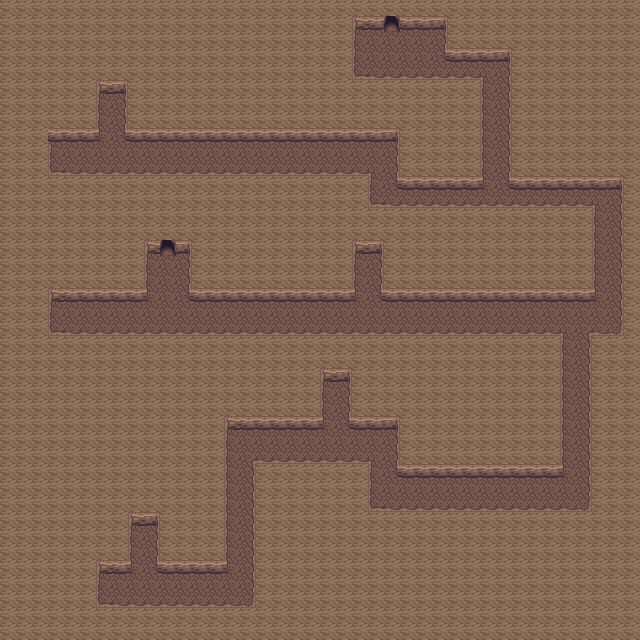

Below is a game level as drawn by its tile map, then a one-line description and the .tmx that defines it (tile-layer data replaced by summaries):
An orthogonal 40x40 tile map with 16x16 px tiles, 4 tile layers (Tile Layer 1, Tile Layer 2, Tile Layer 3, Above Player), 3 tilesets and 48 objects (41x collision, 7x event).

<map version="1.10" tiledversion="git" orientation="orthogonal" renderorder="right-down" compressionlevel="0" width="40" height="40" tilewidth="16" tileheight="16" infinite="0" nextlayerid="8" nextobjectid="296">
 <properties>
  <property name="edges" value="clamped" />
  <property name="scenario" value="xero" />
  <property name="slug" value="cotton_underground" />
  <property name="map_type" value="town" />
 </properties>
 <tileset firstgid="1" source="../gfx/tilesets/core_city_and_country.tsx" />
 <tileset firstgid="1441" source="../gfx/tilesets/core_outdoor.tsx" />
 <tileset firstgid="4216" source="../gfx/tilesets/core_indoor_stairs.tsx" />
 <layer id="1" name="Tile Layer 1" width="40" height="40">
  <data>[1600 cells, 1600 non-empty, 2 distinct tile ids]</data>
 </layer>
 <layer id="2" name="Tile Layer 2" width="40" height="40">
  <data>[1600 cells, 333 non-empty, 13 distinct tile ids]</data>
 </layer>
 <layer id="3" name="Tile Layer 3" width="40" height="40">
  <data>[1600 cells, 2 non-empty, 1 distinct tile ids]</data>
 </layer>
 <layer id="6" name="Above Player" width="40" height="40">
  <data>[1600 cells, 0 non-empty, 0 distinct tile ids]</data>
 </layer>
 <objectgroup color="#ff0000" id="4" name="Collisions">
  <object id="137" type="collision" x="352" y="80" width="48" height="16" />
  <object id="138" type="collision" x="96" y="64" width="32" height="16" />
  <object id="153" type="collision" x="512" y="64" width="16" height="128" />
  <object id="175" type="collision" x="48" y="80" width="48" height="64" />
  <object id="176" type="collision" x="128" y="128" width="272" height="16" />
  <object id="181" type="collision" x="32" y="128" width="16" height="208" />
  <object id="194" type="collision" x="224" y="384" width="96" height="48" />
  <object id="195" type="collision" x="320" y="368" width="32" height="16" />
  <object id="196" type="collision" x="128" y="496" width="32" height="16" />
  <object id="198" type="collision" x="544" y="336" width="16" height="128" />
  <object id="200" type="collision" x="400" y="464" width="160" height="16" />
  <object id="202" type="collision" x="256" y="528" width="16" height="80" />
  <object id="203" type="collision" x="368" y="512" width="224" height="16" />
  <object id="204" type="collision" x="256" y="464" width="112" height="64" />
  <object id="206" type="collision" x="592" y="336" width="32" height="176" />
  <object id="207" type="collision" x="624" y="192" width="16" height="144" />
  <object id="209" type="collision" x="400" y="432" width="16" height="32" />
  <object id="210" type="collision" x="352" y="384" width="48" height="48" />
  <object id="211" type="collision" x="400" y="80" width="80" height="112" />
  <object id="212" type="collision" x="176" y="240" width="176" height="16" />
  <object id="213" type="collision" x="48" y="240" width="96" height="64" />
  <object id="215" type="collision" x="192" y="256" width="160" height="48" />
  <object id="216" type="collision" x="384" y="208" width="208" height="96" />
  <object id="219" type="collision" x="96" y="512" width="32" height="64" />
  <object id="220" type="collision" x="80" y="576" width="16" height="32" />
  <object id="221" type="collision" x="160" y="512" width="64" height="64" />
  <object id="222" type="collision" x="208" y="432" width="16" height="80" />
  <object id="223" type="collision" x="96" y="608" width="160" height="16" />
  <object id="226" type="collision" x="448" y="32" width="64" height="32" />
  <object id="241" type="collision" x="528" y="176" width="96" height="16" />
  <object id="243" type="collision" x="336" y="32" width="16" height="48" />
  <object id="250" type="collision" x="352" y="192" width="16" height="16" />
  <object id="261" type="collision" x="48" y="336" width="496" height="16" />
  <object id="285" type="collision" x="48" y="176" width="320" height="16" />
  <object id="289" type="collision" x="128" y="80" width="16" height="48" />
  <object id="290" type="collision" x="352" y="16" width="32" height="16" />
  <object id="291" type="collision" x="352" y="208" width="32" height="48" />
  <object id="292" type="collision" x="160" y="224" width="16" height="16" />
  <object id="293" type="collision" x="144" y="240" width="16" height="16" />
  <object id="294" type="collision" x="400" y="16" width="48" height="16" />
  <object id="295" type="collision" x="384" y="0" width="16" height="16" />
 </objectgroup>
 <objectgroup color="#ffff00" id="5" name="Events">
  <object id="146" name="Teleport to Cotton Cathedral" type="event" x="336" y="400" width="16" height="16">
   <properties>
    <property name="act10" value="transition_teleport player,cotton_cathedral.tmx,6,10,0.3" />
    <property name="act20" value="char_face player,up" />
    <property name="cond10" value="is char_at player" />
    <property name="cond20" value="is char_facing player,up" />
   </properties>
  </object>
  <object id="147" name="Teleport to Cotton Mart" type="event" x="144" y="544" width="16" height="16">
   <properties>
    <property name="act10" value="transition_teleport player,cotton_scoop.tmx,5,10,0.3" />
    <property name="act20" value="char_face player,up" />
    <property name="cond10" value="is char_at player" />
    <property name="cond20" value="is char_facing player,up" />
   </properties>
  </object>
  <object id="148" name="Teleport to Omnichannel HQ" type="event" x="384" y="16" width="16" height="16">
   <properties>
    <property name="act10" value="transition_teleport player,omnichannel0.tmx,1,5,0.3" />
    <property name="act20" value="char_face player,up" />
    <property name="cond10" value="is char_at player" />
    <property name="cond20" value="is char_facing player,up" />
   </properties>
  </object>
  <object id="236" name="Play Music" type="event" x="0" y="0" width="16" height="16">
   <properties>
    <property name="act10" value="play_music music_town_theme" />
    <property name="cond10" value="not music_playing music_town_theme" />
   </properties>
  </object>
  <object id="249" name="Teleport to Cafe Basement" type="event" x="160" y="240" width="16" height="16">
   <properties>
    <property name="act10" value="transition_teleport player,cotton_cafe_basement.tmx,6,3,0.3" />
    <property name="act20" value="char_face player,down" />
    <property name="cond10" value="is char_at player" />
    <property name="cond20" value="is char_facing player,up" />
   </properties>
  </object>
  <object id="260" name="enter_daycare" type="event" x="112" y="128" width="16" height="16">
   <properties>
    <property name="act10" value="transition_teleport player,cotton_daycare.tmx,2,7,0.3" />
    <property name="act20" value="char_face player,up" />
    <property name="cond10" value="is char_at player" />
    <property name="cond20" value="is char_facing player,up" />
   </properties>
  </object>
  <object id="283" name="Teleport to Misa House" type="event" x="368" y="256" width="16" height="16">
   <properties>
    <property name="act10" value="transition_teleport player,cotton_misa_house.tmx,7,6,0.3" />
    <property name="act20" value="char_face player,up" />
    <property name="cond10" value="is char_at player" />
    <property name="cond20" value="is char_facing player,up" />
   </properties>
  </object>
 </objectgroup>
</map>
